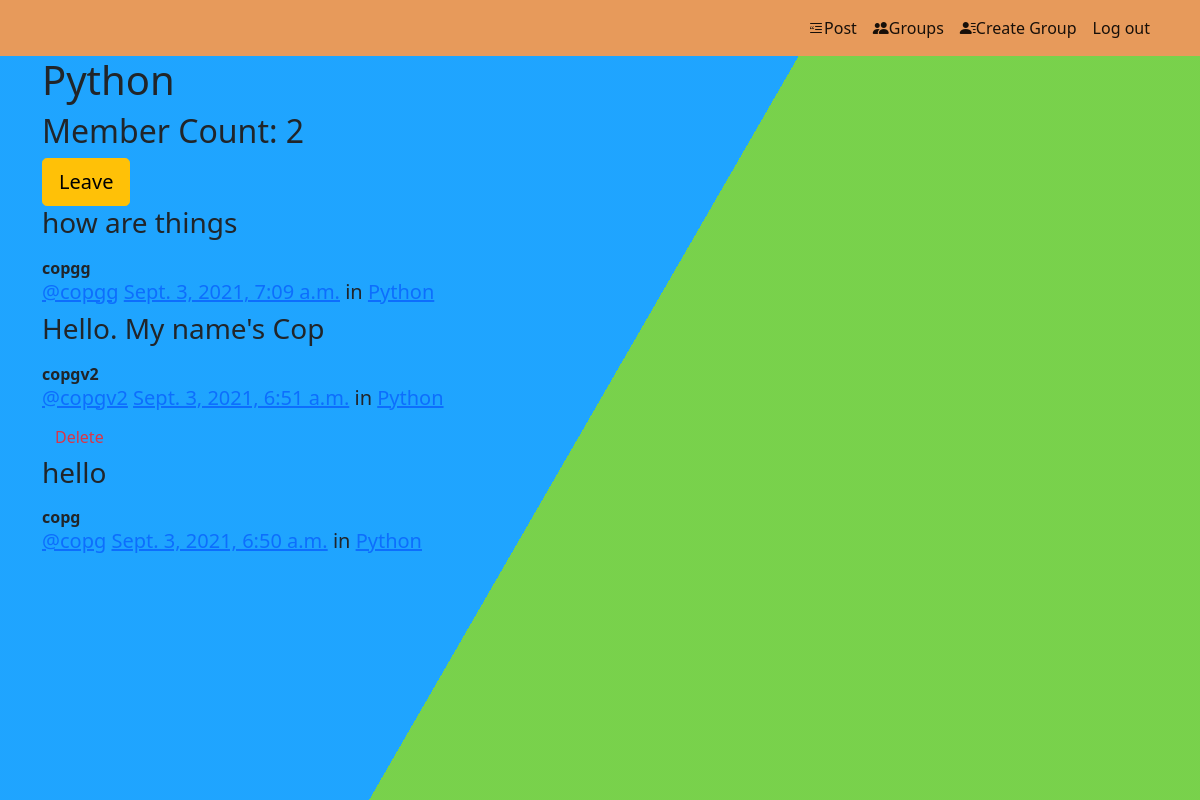
The app's page /groups/posts/in/python/ (signed in) with its own data.
### groups/models.py (models this page shows, shortened)
class Group(models.Model):
    name = models.CharField(max_length=256,unique=True)
    slug = models.SlugField(max_length=256,unique=True)
    description = models.TextField(default='',blank=True)
    description_html = models.TextField(editable=False, default='', blank=True)
    members = models.ManyToManyField(User,through='GroupMember')
    class Meta:
        ordering = ['name']

### posts/models.py (models this page shows, shortened)
class Post(models.Model):
    user = models.ForeignKey(User, related_name='posts',
                             on_delete=models.CASCADE)
    created_at = models.DateTimeField(auto_now=True)
    message = models.TextField()
    message_html = models.TextField(editable=False)
    group = models.ForeignKey(
        Group, related_name='posts', null=True, blank=True, on_delete=models.CASCADE)
    class Meta:
        ordering = ["-created_at"]
        unique_together = ['user', 'message']

### groups/views.py (the view)
# urls.py: url(r"^posts/in/(?P<slug>[-\w]+)/$",views.SingleGroup.as_view(), name="single"),
class SingleGroup(generic.DetailView):
    model = Group

### groups/templates/groups/group_detail.html (shortened to what this page needs)
{% extends "groups/group_base.html" %}
{% block pregroup %}
<h1>{{group.name}}</h1>
<h2> Member Count: {{group.members.count}}</h2>
<div class="">
  {% if user in group.members.all %}
  <a href="{% url 'groups:leave' slug=group.slug %}" class="btn btn-lg btn-fill btn-warning"> Leave</a>
  {% else %}
  <a href="{% url 'groups:join' slug=group.slug %}" class="btn btn-lg btn-fill btn-warning"><span
      class="glyphicon glyphicon-ok-circle"></span> Join</a>
  {% endif %}
</div>
{% endblock %}
{% block group_content %}
<div class="col-md-8">
  {% if group.posts.count == 0 %}
  <h2>No posts in this group yet!</h2>
  {% else %}
  {% for post in group.posts.all %}
  {% include "posts/_post.html" %}
  {% endfor %}
  {% endif %}
</div>
{% endblock %}

### posts/templates/posts/_post.html (shortened to what this page needs)
<div class="post media">
	<h3>{{ post.message_html|safe }}</h3>
	<div class="media-body">
		<strong>{{ post.user.username }}</strong>
		<h5 class="media-heading">
			<span class="username"><a href="{% url 'posts:for_user' username=post.user.username %}">@{{ post.user.username }}</a></span>
			<time class="time"><a href="{% url 'posts:single' username=post.user.username pk=post.pk %}">{{ post.created_at }}</a></time>
			{% if post.group %}
			<span class="group-name">in <a href="#">{{ post.group.name }}</a></span>
			{% endif %}
		</h5>
		<div class="media-footer">
			{% if user.is_authenticated and post.user == user and not hide_delete %}
				<a href="{% url 'posts:delete' pk=post.pk %}" title="delete" class="btn btn-simple">
					<span class="text-danger icon-label">Delete</span>
				</a>
			{% endif %}
		</div>
	</div>
</div>

### static/mypro/css/mypro3.css (style rules this page uses)
html { height:100%; }
body { margin:0; }

### records on screen
Group: name "Python", members.count "2"
Post: message_html "how are things", user.username "copgg", created_at "Sept. 3, 2021, 7:09 a.m.", group.name "Python"
Post: message_html "Hello. My name's Cop", user.username "copgv2", created_at "Sept. 3, 2021, 6:51 a.m.", group.name "Python", shows "Delete"
Post: message_html "hello", user.username "copg", created_at "Sept. 3, 2021, 6:50 a.m.", group.name "Python"
